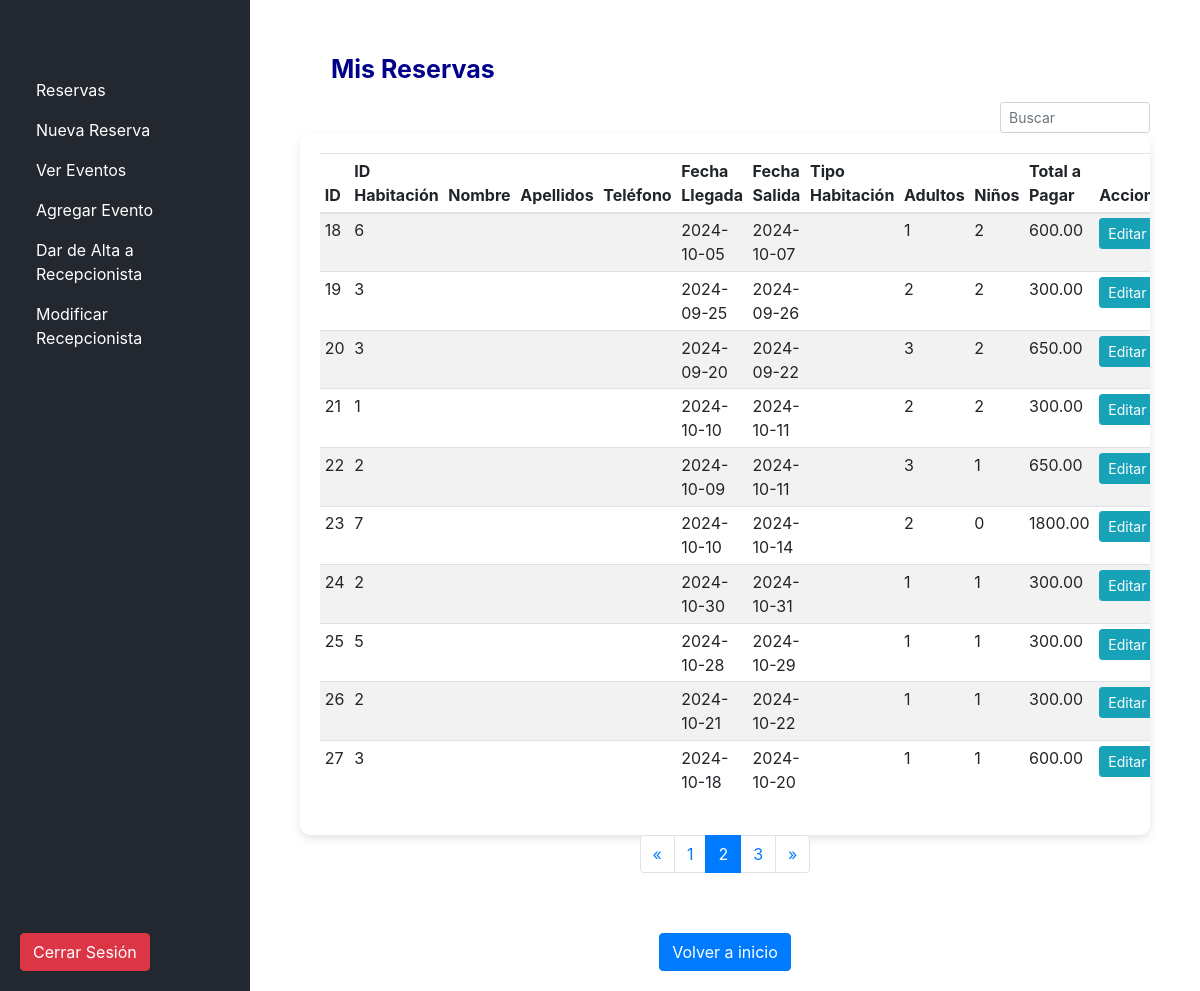
The page /usuarios/admin/admin.php?pagina=2 on the database its author committed.
### tables this page shows
CREATE TABLE `reservas` (
  `id` int NOT NULL,
  `id_cliente` int DEFAULT NULL,
  `id_habitacion` int DEFAULT NULL,
  `fecha_llegada` date DEFAULT NULL,
  `fecha_salida` date DEFAULT NULL,
  `total_adultos` int DEFAULT NULL,
  `total_ninos` int DEFAULT NULL,
  `total_pagar` decimal(10,2) DEFAULT NULL
);

### usuarios/admin/reservas.php (the view, shortened to what this page needs)
<?php
include("../../database/conexion.php");
function obtenerTodasLasReservas()
{
   global $conexion;
   try {
      $consulta = "SELECT * FROM reservas";
      $stmt = $conexion->query($consulta);
      $reservas = $stmt->fetchAll(PDO::FETCH_ASSOC);
      return $reservas;
   } catch (PDOException $e) {
      echo 'Error al obtener reservas: ' . $e->getMessage();
      return array();
   }
}
$registrosPorPagina = 10;
$totalRegistros = count(obtenerTodasLasReservas());
$totalPaginas = ceil($totalRegistros / $registrosPorPagina);
$paginaActual = isset($_GET['pagina']) ? $_GET['pagina'] : 1;
$indiceInicial = ($paginaActual - 1) * $registrosPorPagina;
$reservas = obtenerTodasLasReservas();
$reservasPaginadas = array_slice($reservas, $indiceInicial, $registrosPorPagina);
?>
<!DOCTYPE html>
<html lang="es">
<head>
   <link href="https://maxcdn.bootstrapcdn.com/bootstrap/4.5.2/css/bootstrap.min.css" rel="stylesheet">
</head>
<body class="fondo">
   <div class="container">
      <div class="container">
         <br>
         <h1 class="titulo">Mis Reservas</h1>
         <div class="mb-2">
            <input type="text" id="inputBuscar" class="form-control form-control-sm" placeholder="Buscar" style="width: 150px;" autocomplete="off">
         </div>
         <div class="table-responsive table-background" id="tablaReservas">
            <table class="table table-striped table-sm table-spacing">
               <thead>
                  <tr>
                     <th>ID</th>
                     <th>ID Habitación</th>
                     <th>Nombre</th>
                     <th>Apellidos</th>
                     <th>Teléfono</th>
                     <th>Fecha Llegada</th>
                     <th>Fecha Salida</th>
                     <th>Tipo Habitación</th>
                     <th>Adultos</th>
                     <th>Niños</th>
                     <th>Total a Pagar</th>
                     <th>Acciones</th>
                  </tr>
               </thead>
               <tbody>
                  <?php foreach ($reservasPaginadas as $reserva) { ?>
                     <tr>
                        <td><?php echo $reserva['id']; ?></td>
                        <td><?php echo $reserva['id_habitacion']; ?></td>
                        <td><?php echo $reserva['nombre']; ?></td>
                        <td><?php echo $reserva['apellidos']; ?></td>
                        <td><?php echo $reserva['telefono']; ?></td>
                        <td><?php echo $reserva['fecha_llegada']; ?></td>
                        <td><?php echo $reserva['fecha_salida']; ?></td>
                        <td><?php echo $reserva['tipo_habitacion']; ?></td>
                        <td><?php echo $reserva['total_adultos']; ?></td>
                        <td><?php echo $reserva['total_ninos']; ?></td>
                        <td><?php echo $reserva['total_pagar']; ?></td>
                        <td>
                           <div class="btn-group" role="group">
                              <form method="POST" style="display: inline;">
                                 <button type="button" class="btn btn-info btn-sm" data-toggle="modal" data-target="#modalEditarReserva<?php echo $reserva['id']; ?>">Editar</button>
                              </form>
                           </div>
                        </td>
                     </tr>
                  <?php } ?>
               </tbody>
            </table>
         </div>
         <nav>
            <ul class="pagination justify-content-center">
               <?php if ($paginaActual > 1) : ?>
                  <li class="page-item">
                     <a class="page-link" href="?pagina=<?php echo $paginaActual - 1; ?>" aria-label="Anterior">
                        <span aria-hidden="true">&laquo;</span>
                     </a>
                  </li>
               <?php endif; ?>
               <?php for ($i = 1; $i <= $totalPaginas; $i++) : ?>
                  <li class="page-item <?php if ($i == $paginaActual) echo 'active'; ?>">
                     <a class="page-link" href="?pagina=<?php echo $i; ?>"><?php echo $i; ?></a>
                  </li>
               <?php endfor; ?>
               <?php if ($paginaActual < $totalPaginas) : ?>
                  <li class="page-item">
                     <a class="page-link" href="?pagina=<?php echo $paginaActual + 1; ?>" aria-label="Siguiente">
                        <span aria-hidden="true">&raquo;</span>
                     </a>
                  </li>
               <?php endif; ?>
            </ul>
         </nav>
      </div>
      <div class="boton-volver">
            <a href="http://localhost/hotel/usuarios/admin/admin.php" class="btn btn-primary">Volver a inicio</a>
        </div>
   </div>
</body>
</html>

### usuarios/admin/admin.php (style rules this page uses)
body { font-family: Arial, sans-serif; margin: 0; background-color: #454D55; }

### usuarios/admin/reservas.php (style rules this page uses)
.table-spacing tbody tr { margin-bottom: 10px; }
.btn-group .btn { margin-right: 15px; }
.titulo { color: darkblue; font-size: 25px; font-weight: bold; margin-top: 10px; margin-left: 31px; }
#inputBuscar { width: 150px; float: right; margin-top: 10px; }
.fondo { background-image: url('http://localhost/hotel/images/fondo.jpeg'); background-size: cover; background-position: center; background-repeat: no-repeat; height: 100vh; width: 100%; position: relative; }
.boton-volver { text-align: center; margin-top: 60px; }
.fondo::after { content: ""; position: absolute; top: 0; left: 0; width: 100%; height: 100%; background-color: rgba(255, 255, 255, 0.8); opacity: 0.4; z-index: -1; }
.table-background { position: relative; padding: 20px; border-radius: 10px; box-shadow: 0 4px 8px rgba(0, 0, 0, 0.1); }
.table-background::before { content: ""; position: absolute; top: 0; left: 0; width: 100%; height: 100%; background-color: white; opacity: 0.8; z-index: -1; }

### rows shown on the page
reservas: id "18", id_habitacion "6", fecha_llegada "2024-10-05", fecha_salida "2024-10-07", total_adultos "1", total_ninos "2", total_pagar "600.00"
reservas: id "19", id_habitacion "3", fecha_llegada "2024-09-25", fecha_salida "2024-09-26", total_adultos "2", total_ninos "2", total_pagar "300.00"
reservas: id "20", id_habitacion "3", fecha_llegada "2024-09-20", fecha_salida "2024-09-22", total_adultos "3", total_ninos "2", total_pagar "650.00"
reservas: id "21", id_habitacion "1", fecha_llegada "2024-10-10", fecha_salida "2024-10-11", total_adultos "2", total_ninos "2", total_pagar "300.00"
reservas: id "22", id_habitacion "2", fecha_llegada "2024-10-09", fecha_salida "2024-10-11", total_adultos "3", total_ninos "1", total_pagar "650.00"
reservas: id "23", id_habitacion "7", fecha_llegada "2024-10-10", fecha_salida "2024-10-14", total_adultos "2", total_ninos "0", total_pagar "1800.00"
reservas: id "24", id_habitacion "2", fecha_llegada "2024-10-30", fecha_salida "2024-10-31", total_adultos "1", total_ninos "1", total_pagar "300.00"
reservas: id "25", id_habitacion "5", fecha_llegada "2024-10-28", fecha_salida "2024-10-29", total_adultos "1", total_ninos "1", total_pagar "300.00"
reservas: id "26", id_habitacion "2", fecha_llegada "2024-10-21", fecha_salida "2024-10-22", total_adultos "1", total_ninos "1", total_pagar "300.00"
reservas: id "27", id_habitacion "3", fecha_llegada "2024-10-18", fecha_salida "2024-10-20", total_adultos "1", total_ninos "1", total_pagar "600.00"
